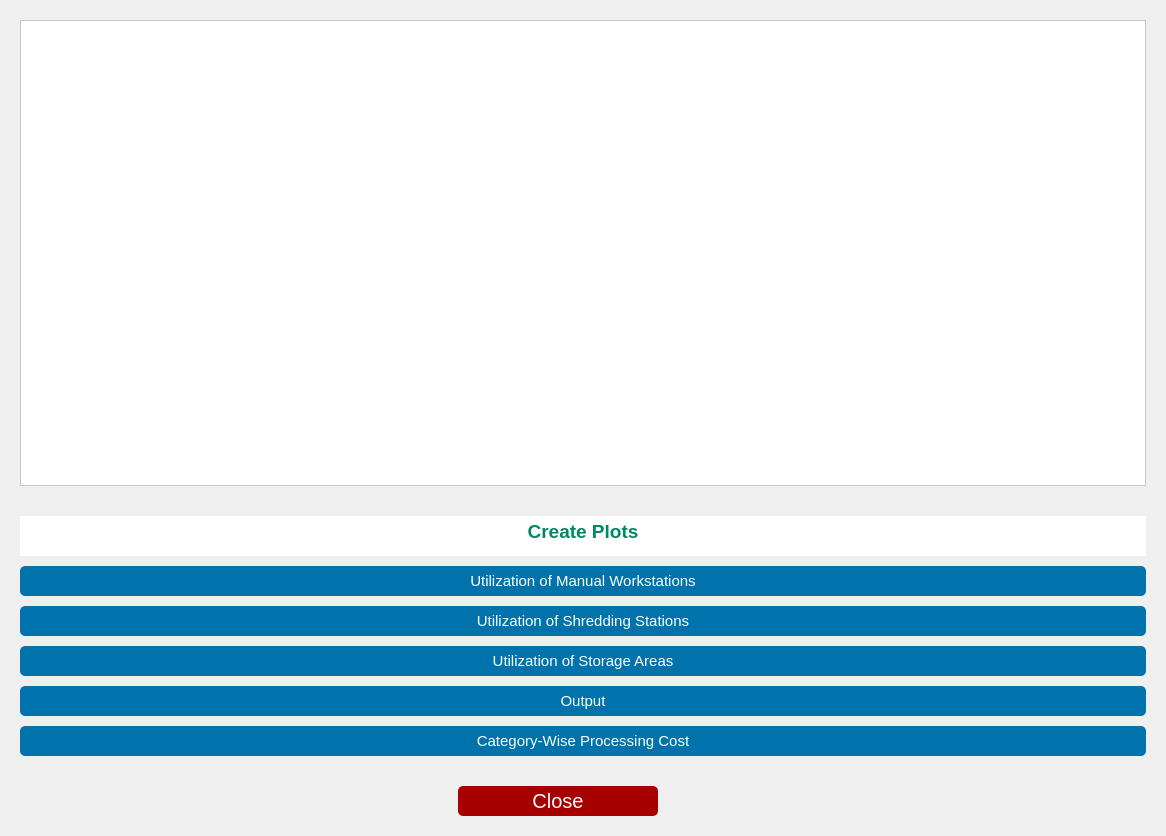
<?xml version="1.0" encoding="UTF-8"?>
<ui version="4.0">
 <class>Dialog</class>
 <widget class="QDialog" name="Dialog">
  <property name="geometry">
   <rect>
    <x>0</x>
    <y>0</y>
    <width>1166</width>
    <height>836</height>
   </rect>
  </property>
  <property name="windowTitle">
   <string>Output Window</string>
  </property>
  <property name="styleSheet">
   <string notr="true"/>
  </property>
  <layout class="QGridLayout" name="gridLayout">
   <property name="leftMargin">
    <number>20</number>
   </property>
   <property name="topMargin">
    <number>20</number>
   </property>
   <property name="rightMargin">
    <number>20</number>
   </property>
   <property name="bottomMargin">
    <number>20</number>
   </property>
   <property name="verticalSpacing">
    <number>10</number>
   </property>
   <item row="1" column="0">
    <spacer name="horizontalSpacer_4">
     <property name="orientation">
      <enum>Qt::Horizontal</enum>
     </property>
     <property name="sizeHint" stdset="0">
      <size>
       <width>40</width>
       <height>20</height>
      </size>
     </property>
    </spacer>
   </item>
   <item row="11" column="0">
    <layout class="QHBoxLayout" name="horizontalLayout">
     <item>
      <spacer name="horizontalSpacer">
       <property name="orientation">
        <enum>Qt::Horizontal</enum>
       </property>
       <property name="sizeHint" stdset="0">
        <size>
         <width>428</width>
         <height>20</height>
        </size>
       </property>
      </spacer>
     </item>
     <item>
      <widget class="QPushButton" name="close_btn">
       <property name="minimumSize">
        <size>
         <width>200</width>
         <height>30</height>
        </size>
       </property>
       <property name="font">
        <font>
         <family>Arial</family>
         <pointsize>15</pointsize>
         <weight>9</weight>
         <italic>false</italic>
         <bold>false</bold>
        </font>
       </property>
       <property name="styleSheet">
        <string notr="true">color: rgb(255, 255, 255);
font: 75 15pt &quot;Arial&quot;;
border :0px solid;
border-color: rgb(255, 255, 255);
background-color: rgb(166, 0, 0);
border-radius: 5px;</string>
       </property>
       <property name="text">
        <string>Close</string>
       </property>
      </widget>
     </item>
     <item>
      <spacer name="horizontalSpacer_2">
       <property name="orientation">
        <enum>Qt::Horizontal</enum>
       </property>
       <property name="sizeHint" stdset="0">
        <size>
         <width>488</width>
         <height>20</height>
        </size>
       </property>
      </spacer>
     </item>
    </layout>
   </item>
   <item row="8" column="0">
    <widget class="QPushButton" name="plot_output_button">
     <property name="minimumSize">
      <size>
       <width>0</width>
       <height>30</height>
      </size>
     </property>
     <property name="font">
      <font>
       <family>Arial</family>
       <pointsize>11</pointsize>
       <weight>9</weight>
       <italic>false</italic>
       <bold>false</bold>
      </font>
     </property>
     <property name="styleSheet">
      <string notr="true">color: rgb(255, 255, 255);
font: 75 11pt &quot;Arial&quot;;
border :0px solid;
border-color: rgb(255, 255, 255);
background-color: rgb(0, 115, 173);
border-radius: 5px;</string>
     </property>
     <property name="text">
      <string>Output</string>
     </property>
    </widget>
   </item>
   <item row="5" column="0">
    <widget class="QPushButton" name="plot_utilization_manual_work_stations_button">
     <property name="minimumSize">
      <size>
       <width>0</width>
       <height>30</height>
      </size>
     </property>
     <property name="font">
      <font>
       <family>Arial</family>
       <pointsize>11</pointsize>
       <weight>9</weight>
       <italic>false</italic>
       <bold>false</bold>
      </font>
     </property>
     <property name="styleSheet">
      <string notr="true">color: rgb(255, 255, 255);
font: 75 11pt &quot;Arial&quot;;
border :0px solid;
border-color: rgb(255, 255, 255);
background-color: rgb(0, 115, 173);
border-radius: 5px;</string>
     </property>
     <property name="text">
      <string>Utilization of Manual Workstations</string>
     </property>
    </widget>
   </item>
   <item row="0" column="0">
    <widget class="QTextEdit" name="output">
     <property name="styleSheet">
      <string notr="true">font: 10pt &quot;Consolas&quot;;
background-color: rgb(255, 255, 255);
color: rgb(0, 0, 0);</string>
     </property>
    </widget>
   </item>
   <item row="10" column="0">
    <spacer name="horizontalSpacer_3">
     <property name="orientation">
      <enum>Qt::Horizontal</enum>
     </property>
     <property name="sizeHint" stdset="0">
      <size>
       <width>40</width>
       <height>20</height>
      </size>
     </property>
    </spacer>
   </item>
   <item row="9" column="0">
    <widget class="QPushButton" name="plot_category_wise_processing_cost_button">
     <property name="minimumSize">
      <size>
       <width>0</width>
       <height>30</height>
      </size>
     </property>
     <property name="font">
      <font>
       <family>Arial</family>
       <pointsize>11</pointsize>
       <weight>9</weight>
       <italic>false</italic>
       <bold>false</bold>
      </font>
     </property>
     <property name="styleSheet">
      <string notr="true">color: rgb(255, 255, 255);
font: 75 11pt &quot;Arial&quot;;
border :0px solid;
border-color: rgb(255, 255, 255);
background-color: rgb(0, 115, 173);
border-radius: 5px;</string>
     </property>
     <property name="text">
      <string>Category-Wise Processing Cost</string>
     </property>
    </widget>
   </item>
   <item row="2" column="0">
    <widget class="QTextEdit" name="textEdit">
     <property name="maximumSize">
      <size>
       <width>16777215</width>
       <height>40</height>
      </size>
     </property>
     <property name="font">
      <font>
       <pointsize>14</pointsize>
       <weight>75</weight>
       <bold>true</bold>
      </font>
     </property>
     <property name="styleSheet">
      <string notr="true">border :0px solid;
border-color: rgb(255, 255, 255);
color: rgb(0, 135, 99);</string>
     </property>
     <property name="html">
      <string>&lt;!DOCTYPE HTML PUBLIC &quot;-//W3C//DTD HTML 4.0//EN&quot; &quot;http://www.w3.org/TR/REC-html40/strict.dtd&quot;&gt;
&lt;html&gt;&lt;head&gt;&lt;meta name=&quot;qrichtext&quot; content=&quot;1&quot; /&gt;&lt;style type=&quot;text/css&quot;&gt;
p, li { white-space: pre-wrap; }
&lt;/style&gt;&lt;/head&gt;&lt;body style=&quot; font-family:'MS Shell Dlg 2'; font-size:14pt; font-weight:600; font-style:normal;&quot;&gt;
&lt;p align=&quot;center&quot; style=&quot; margin-top:0px; margin-bottom:0px; margin-left:0px; margin-right:0px; -qt-block-indent:0; text-indent:0px;&quot;&gt;Create Plots&lt;/p&gt;&lt;/body&gt;&lt;/html&gt;</string>
     </property>
    </widget>
   </item>
   <item row="7" column="0">
    <widget class="QPushButton" name="plot_utilization_storage_areas_button">
     <property name="minimumSize">
      <size>
       <width>0</width>
       <height>30</height>
      </size>
     </property>
     <property name="font">
      <font>
       <family>MS Shell Dlg 2</family>
       <pointsize>11</pointsize>
       <weight>9</weight>
       <italic>false</italic>
       <bold>false</bold>
      </font>
     </property>
     <property name="styleSheet">
      <string notr="true">color: rgb(255, 255, 255);
font: 75 11pt &quot;MS Shell Dlg 2&quot;;
border :0px solid;
border-color: rgb(255, 255, 255);
background-color: rgb(0, 115, 173);
border-radius: 5px;</string>
     </property>
     <property name="text">
      <string>Utilization of Storage Areas</string>
     </property>
    </widget>
   </item>
   <item row="6" column="0">
    <widget class="QPushButton" name="plot_utilization_shredding_stations_button">
     <property name="minimumSize">
      <size>
       <width>0</width>
       <height>30</height>
      </size>
     </property>
     <property name="font">
      <font>
       <family>Arial</family>
       <pointsize>11</pointsize>
       <weight>9</weight>
       <italic>false</italic>
       <bold>false</bold>
      </font>
     </property>
     <property name="styleSheet">
      <string notr="true">color: rgb(255, 255, 255);
font: 75 11pt &quot;Arial&quot;;
border :0px solid;
border-color: rgb(255, 255, 255);
background-color: rgb(0, 115, 173);
border-radius: 5px;</string>
     </property>
     <property name="text">
      <string>Utilization of Shredding Stations</string>
     </property>
    </widget>
   </item>
  </layout>
 </widget>
 <resources/>
 <connections/>
</ui>
